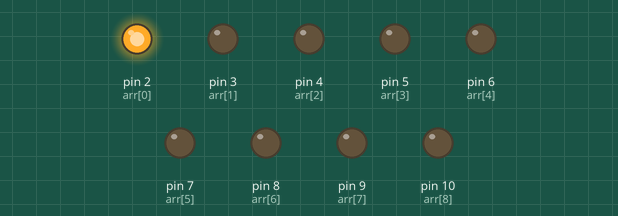
Bench run of a sketch on a simulated Arduino Uno, built with avr-gcc and run on an emulated ATmega328P. Parts: output pins drawn as LEDs (lit = HIGH).

Above: at 0.1 s.
At 3.1 s:
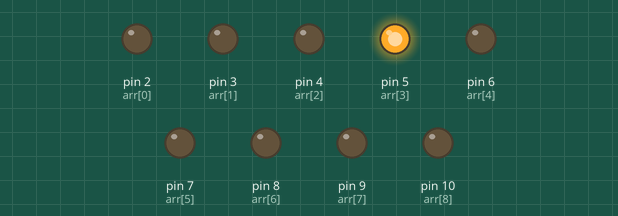
At 5.1 s:
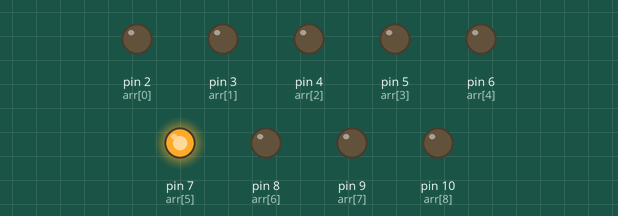
At 7.1 s:
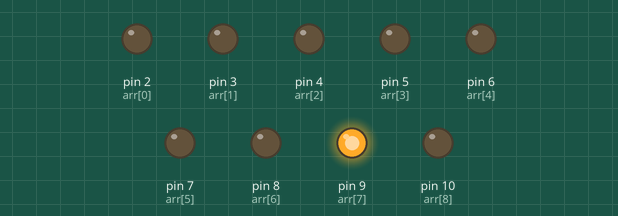
At 14.1 s:
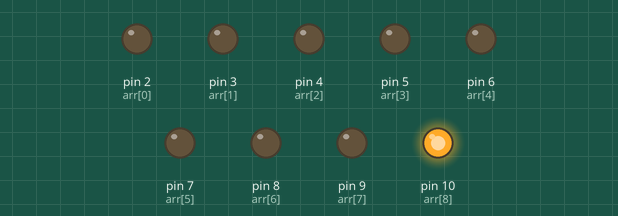
At 29.6 s:
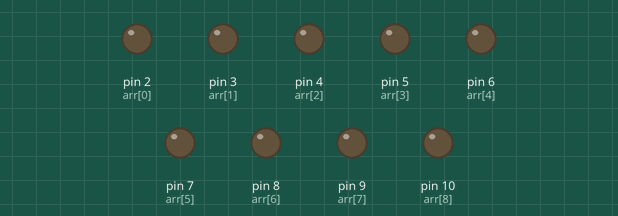
Timing chart, 0 to 40.0 s (numbered marks = the images above):
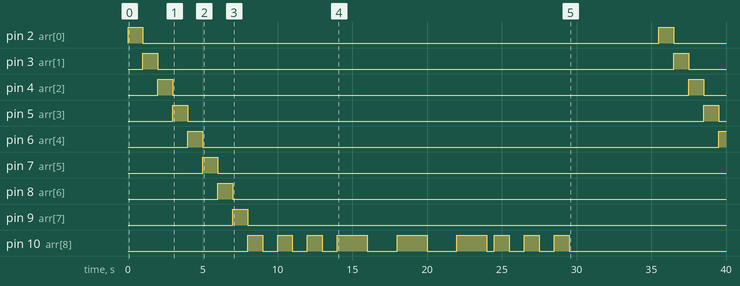

The sketch:

led-sos-signal.ino
```cpp
// activity 1
// tinkercad: working
// arduino: working

int arr[] = {2,3,4,5,6,7,8,9,10};
int i, j;

void setup() {
  for(i=0; i<11; i++){
    pinMode(arr[i], OUTPUT);
  }
  Serial.begin(9600);
}

void loop() {
  for(i=0; i<11; i++){
    if(i == 8){
      for(j=0; j<3; j++){
        digitalWrite(arr[i], HIGH);
        delay(1000);
        digitalWrite(arr[i], LOW);
        delay(1000);
      }

      digitalWrite(arr[i], HIGH);
      delay(2000);
      digitalWrite(arr[i], LOW);
      delay(2000);
      digitalWrite(arr[i], HIGH);
      delay(2000);
      digitalWrite(arr[i], LOW);
      delay(2000);
      digitalWrite(arr[i], HIGH);
      delay(2000);
      digitalWrite(arr[i], LOW);
      delay(500);

      for(j=0; j<3; j++){
        digitalWrite(arr[i], HIGH);
        delay(1000);
        digitalWrite(arr[i], LOW);
        delay(1000);
      }
      delay(5000);
      return;
    }
    digitalWrite(arr[i], HIGH);
    delay(1000);
    digitalWrite(arr[i], LOW);
  }
}
```

Measured:
- by itself, pin 2 (arr[0]), pin 3 (arr[1]), pin 4 (arr[2]), pin 5 (arr[3]): alternates HIGH for 1.0 s and LOW for 34.5 s
- by itself, pin 6 (arr[4]): LOW → HIGH at 4.0 s, → LOW 1.0 s later, → HIGH 34.5 s later
- by itself, pin 7 (arr[5]): LOW → HIGH at 5.0 s, → LOW 1.0 s later
- by itself, pin 8 (arr[6]): LOW → HIGH at 6.0 s, → LOW 1.0 s later
- by itself, pin 9 (arr[7]): LOW → HIGH at 7.0 s, → LOW 1.0 s later
- by itself, pin 10 (arr[8]): LOW → HIGH at 8.0 s, → LOW 1.0 s later, → HIGH 1.0 s later, → LOW 1.0 s later, … (18 changes in this stretch)
